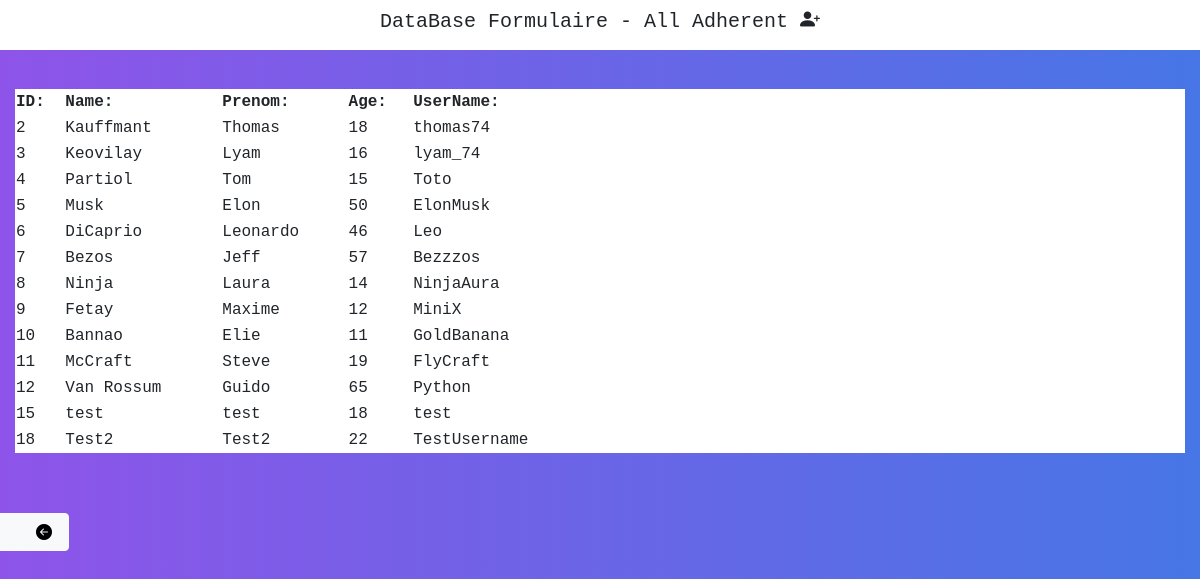
/allAdh.html, run on the app's committed database.
### tables this page shows
CREATE TABLE "adherent" (
	"id"	INTEGER NOT NULL UNIQUE,
	"nom"	TEXT NOT NULL,
	"prenom"	TEXT NOT NULL,
	"age"	INTEGER NOT NULL,
	"username"	TEXT NOT NULL UNIQUE,
	PRIMARY KEY("id" AUTOINCREMENT)
);

### app.py (the view)
@app.route('/allAdh.html')
def allAdherent():
    connection = sqlite3.connect("DataBase.db", check_same_thread=False)
    cursor = connection.cursor()
    fas = cursor.execute('SELECT * FROM adherent')
    return render_template('allAdh.html', items=fas.fetchall())

### templates/allAdh.html (shortened to what this page needs)
<!DOCTYPE html>
<html lang="en">
  <head>
    <link rel="stylesheet" href="{{url_for('static', filename='bootstrap.css')}}" />
    <link rel="stylesheet" href="../static/style.css" />
    <link rel="stylesheet" href="https://cdn.jsdelivr.net/npm/bootstrap-icons@1.5.0/font/bootstrap-icons.css" />
  </head>
  <body>
    <div class="bande_horizontale">
      <div class="bande_horizontale_2">
        <h3 class="lead font-monospace title-head-bar">DataBase Formulaire - All Adherent <i class="bi bi-person-plus-fill"></i></h3>
      </div>
    </div>
    <br />
    <div class="row-cols-2 bg_all font-monospace">
      <table>
        <tr>
          <th>ID:</th>
          <th>Name:</th>
          <th>Prenom:</th>
          <th>Age:</th>
          <th>UserName:</th>
        </tr>
        {% for item in items %}
        <tr>
          <td>{{item[0]}}</td>
          <td>{{item[1]}}</td>
          <td>{{item[2]}}</td>
          <td>{{item[3]}}</td>
          <td>{{item[4]}}</td>
        </tr>
        {% endfor %}
      </table>
    </div>
    <a href="index.html" class="row g-2 btn btn-light return-button" role="button"><i class="bi bi-arrow-left-circle-fill"></i></a>
  </body>
</html>

### static/style.css (style rules this page uses)
body { background: #4776E6; background: -webkit-linear-gradient(to right, #8E54E9, #4776E6); background: linear-gradient(to right, #8E54E9, #4776E6); }
html, body { padding: 0; margin: 0; }
.bande_horizontale { height: 50px; display: flex; align-items: center; justify-content: center; background-color: #fff; }
.bande_horizontale_2 { display: flex; align-items: center; justify-content: center; }
.title-head-bar { position: absolute; font-size: 20px; display: inline; }
.title-head-bar::after { content: ''; display: block; position: absolute; width: 100%; height: 3px; background: #000; transform: scale(0); transition: transform 0.2s ease-in-out; }
.bg_all { background-color:white; margin: 15px; }
.return-button { margin-top: 45px; margin-bottom: 10px; margin-right: 10px; padding-left: 35px; }

### data on the page
adherent: id "2", nom "Kauffmant", prenom "Thomas", age "18", username "thomas74"
adherent: id "3", nom "Keovilay", prenom "Lyam", age "16", username "lyam_74"
adherent: id "4", nom "Partiol", prenom "Tom", age "15", username "Toto"
adherent: id "5", nom "Musk", prenom "Elon", age "50", username "ElonMusk"
adherent: id "6", nom "DiCaprio", prenom "Leonardo", age "46", username "Leo"
adherent: id "7", nom "Bezos", prenom "Jeff", age "57", username "Bezzzos"
adherent: id "8", nom "Ninja", prenom "Laura", age "14", username "NinjaAura"
adherent: id "9", nom "Fetay", prenom "Maxime", age "12", username "MiniX"
adherent: id "10", nom "Bannao", prenom "Elie", age "11", username "GoldBanana"
adherent: id "11", nom "McCraft", prenom "Steve", age "19", username "FlyCraft"
adherent: id "12", nom "Van Rossum", prenom "Guido", age "65", username "Python"
adherent: id "15", nom "test", prenom "test", age "18", username "test"
adherent: id "18", nom "Test2", prenom "Test2", age "22", username "TestUsername"
